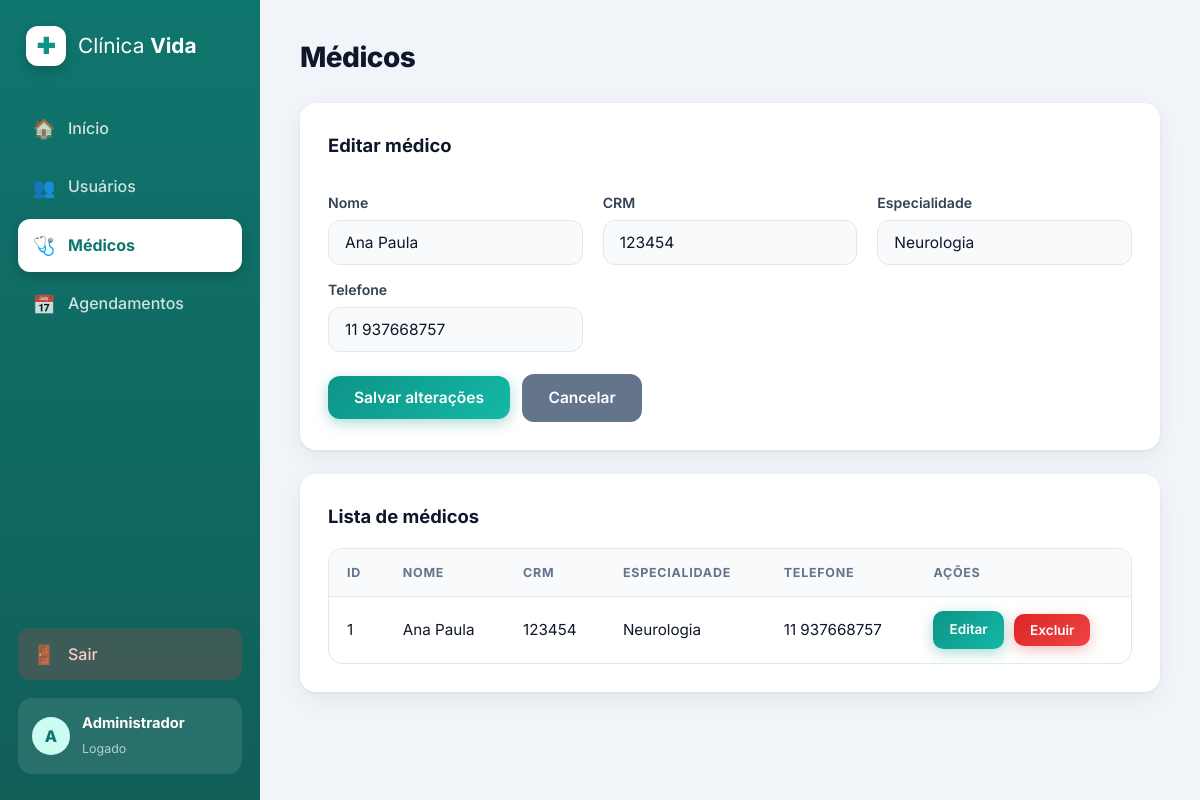
/medicos/editar/1 (signed in), run on the app's committed database.
### tables this page shows
CREATE TABLE medicos (
            id INTEGER PRIMARY KEY AUTOINCREMENT,
            nome TEXT NOT NULL,
            crm TEXT NOT NULL UNIQUE,
            especialidade TEXT NOT NULL,
            telefone TEXT NOT NULL
        );

### app.py (the view, shortened to what this page needs)
@app.route("/medicos/editar/<int:id>", methods=["GET", "POST"])
@login_required
def editar_medico(id):
    conn = get_db()
    medico = conn.execute("SELECT * FROM medicos WHERE id = ?", (id,)).fetchone()
    lista = conn.execute("SELECT * FROM medicos ORDER BY nome").fetchall()
    conn.close()
    if not medico:
        flash("Médico não encontrado.", "erro")
        return redirect(url_for("medicos"))
    return render_template("medicos.html", medicos=lista, editando=medico)

### app.py (called while the page is built)
def get_db():
    conn = sqlite3.connect(DB)
    conn.row_factory = sqlite3.Row
    return conn

def login_required(f):
    @wraps(f)
    def decorada(*args, **kwargs):
        if "usuario_id" not in session:
            flash("Faça login para acessar esta página.", "erro")
            return redirect(url_for("login"))
        return f(*args, **kwargs)
    return decorada

### templates/medicos.html (shortened to what this page needs)
{% extends "base.html" %}
{% block conteudo %}
    <h1>Médicos</h1>
    <section class="painel-box">
        <h2>{{ 'Editar médico' if editando else 'Novo médico' }}</h2>
        <form method="POST"
              action="{{ url_for('editar_medico', id=editando['id']) if editando else url_for('medicos') }}">
            <div class="grade-form">
                <div>
                    <label for="nome">Nome</label>
                    <input type="text" id="nome" name="nome" value="{{ editando['nome'] if editando else '' }}" required>
                </div>
                <div>
                    <label for="crm">CRM</label>
                    <input type="text" id="crm" name="crm" value="{{ editando['crm'] if editando else '' }}" required>
                </div>
                <div>
                    <label for="especialidade">Especialidade</label>
                    <input type="text" id="especialidade" name="especialidade" value="{{ editando['especialidade'] if editando else '' }}" required>
                </div>
                <div>
                    <label for="telefone">Telefone</label>
                    <input type="text" id="telefone" name="telefone" value="{{ editando['telefone'] if editando else '' }}" required>
                </div>
            </div>
            <button type="submit" class="btn">{{ 'Salvar alterações' if editando else 'Cadastrar' }}</button>
            {% if editando %}
                <a href="{{ url_for('medicos') }}" class="btn btn-cinza">Cancelar</a>
            {% endif %}
        </form>
    </section>
    <section class="painel-box">
        <h2>Lista de médicos</h2>
        <div class="tabela-wrap">
            <table>
                <thead>
                    <tr><th>ID</th><th>Nome</th><th>CRM</th><th>Especialidade</th><th>Telefone</th><th>Ações</th></tr>
                </thead>
                <tbody>
                    {% for m in medicos %}
                    <tr>
                        <td>{{ m['id'] }}</td>
                        <td>{{ m['nome'] }}</td>
                        <td>{{ m['crm'] }}</td>
                        <td>{{ m['especialidade'] }}</td>
                        <td>{{ m['telefone'] }}</td>
                        <td class="acoes">
                            <a href="{{ url_for('editar_medico', id=m['id']) }}" class="btn btn-pequeno">Editar</a>
                            <form method="POST" action="{{ url_for('excluir_medico', id=m['id']) }}"
                                  onsubmit="return confirm('Deseja realmente excluir este médico?');">
                                <button type="submit" class="btn btn-pequeno btn-perigo">Excluir</button>
                            </form>
                        </td>
                    </tr>
                    {% else %}
                    <tr><td colspan="6" class="vazio">Nenhum médico cadastrado.</td></tr>
                    {% endfor %}
                </tbody>
            </table>
        </div>
    </section>
{% endblock %}

### static/style.css (style rules this page uses)
:root { --primaria: #0d9488; --primaria-escura: #0f766e; --primaria-clara: #ccfbf1; --azul: #3b82f6; --laranja: #f59e0b; --vermelho: #ef4444; --vermelho-escuro: #dc2626; --verde: #10b981; --fundo: #f1f5f9; --texto: #0f172a; --texto-suave: #64748b; --branco: #ffffff; --borda: #e2e8f0; --sombra: 0 1px 3px rgba(15, 23, 42, 0.06), 0 8px 24px rgba(15, 23, 42, 0.06); --raio: 16px; --lateral: 260px; }
* { box-sizing: border-box; margin: 0; padding: 0; }
body { font-family: "Inter", "Segoe UI", Roboto, Arial, sans-serif; background: var(--fundo); color: var(--texto); line-height: 1.55; -webkit-font-smoothing: antialiased; }
h1 { font-size: 1.75rem; font-weight: 800; letter-spacing: -0.02em; margin-bottom: 6px; }
h2 { font-size: 1.15rem; font-weight: 700; margin-bottom: 18px; }
.painel-box { background: var(--branco); border-radius: var(--raio); box-shadow: var(--sombra); padding: 28px; margin-top: 24px; }
label { display: block; font-weight: 600; font-size: 0.88rem; margin: 14px 0 6px; color: #334155; }
input[type="text"], input[type="email"], input[type="password"] { width: 100%; padding: 12px 16px; border: 1.5px solid var(--borda); border-radius: 12px; font-size: 0.97rem; font-family: inherit; background: #f8fafc; color: var(--texto); transition: all 0.2s; }
input::placeholder { color: #94a3b8; }
.grade-form { display: grid; grid-template-columns: repeat(auto-fit, minmax(220px, 1fr)); gap: 0 20px; margin-bottom: 22px; }
.btn { display: inline-block; background: linear-gradient(135deg, var(--primaria), #14b8a6); color: var(--branco); border: none; padding: 12px 26px; border-radius: 12px; font-size: 0.97rem; font-weight: 600; font-family: inherit; cursor: pointer; text-decoration: none; box-shadow: 0 4px 14px rgba(13, 148, 136, 0.35); transition: all 0.2s; }
.btn-pequeno { padding: 8px 16px; font-size: 0.85rem; border-radius: 10px; }
.btn-perigo { background: linear-gradient(135deg, var(--vermelho-escuro), var(--vermelho)); box-shadow: 0 4px 14px rgba(239, 68, 68, 0.35); }
.btn-cinza { background: #64748b; box-shadow: none; margin-left: 8px; }
.tabela-wrap { overflow-x: auto; border: 1px solid var(--borda); border-radius: 14px; }
table { width: 100%; border-collapse: collapse; min-width: 560px; }
th { background: #f8fafc; color: var(--texto-suave); text-align: left; padding: 14px 18px; font-size: 0.78rem; font-weight: 700; text-transform: uppercase; letter-spacing: 0.06em; border-bottom: 1px solid var(--borda); }
td { padding: 14px 18px; border-bottom: 1px solid #f1f5f9; font-size: 0.95rem; }
tbody tr { transition: background 0.15s; }
tbody tr:last-child td { border-bottom: none; }
td.acoes { white-space: nowrap; }
td.acoes > * { display: inline-block; vertical-align: middle; margin-right: 6px; }
td.acoes form { margin: 0; }

### data on the page
medicos: nome "Ana Paula", crm "123454", especialidade "Neurologia", telefone "11 937668757", id "1"

### other printed values
{{ session['usuario_nome'][0]|upper }} "A"
{{ session['usuario_nome'] }} "Administrador"
{{ 'Editar médico' if editando else 'Novo médico' }} "Editar médico"
{{ 'Salvar alterações' if editando else 'Cadastrar' }} "Salvar alterações"
